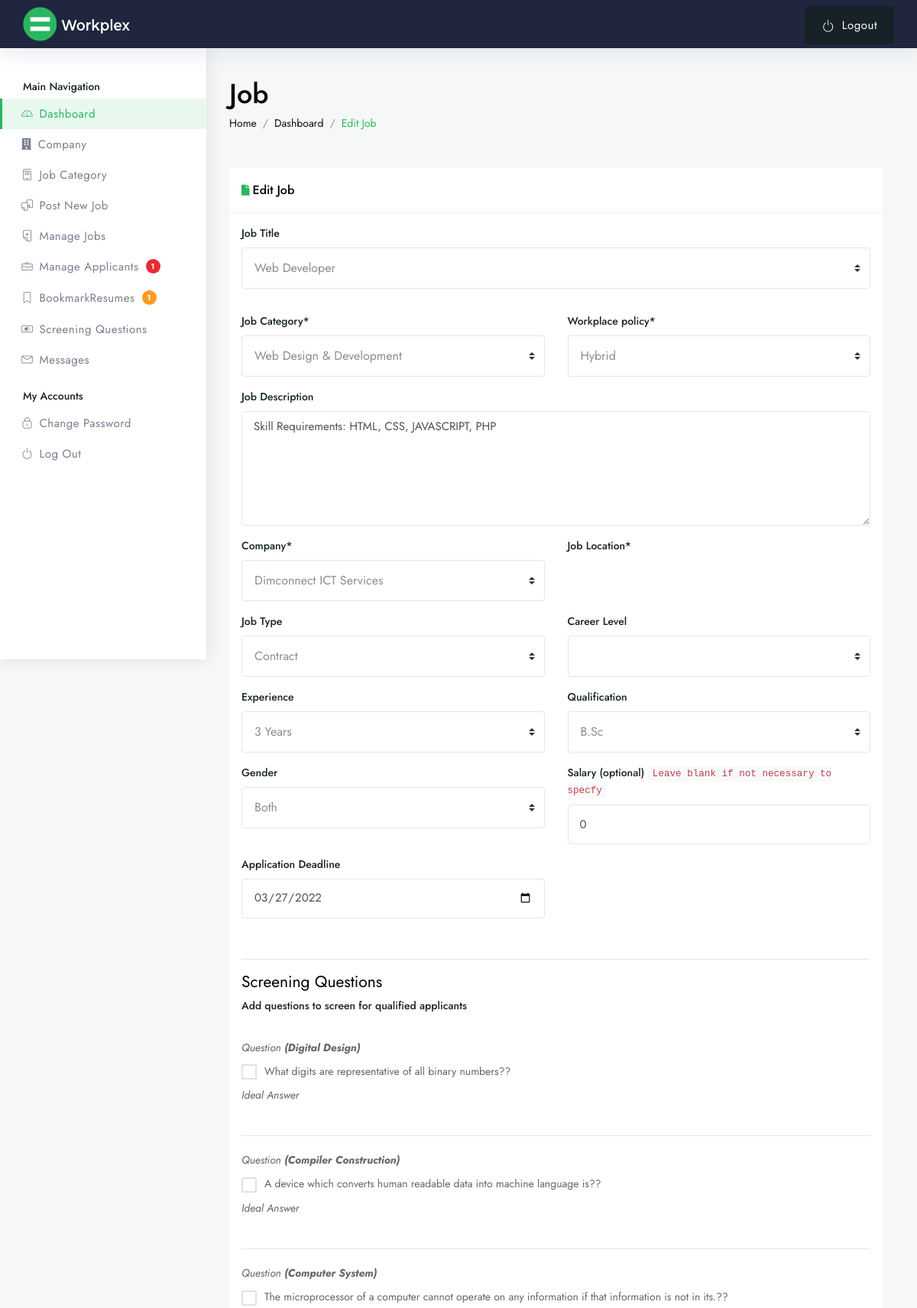
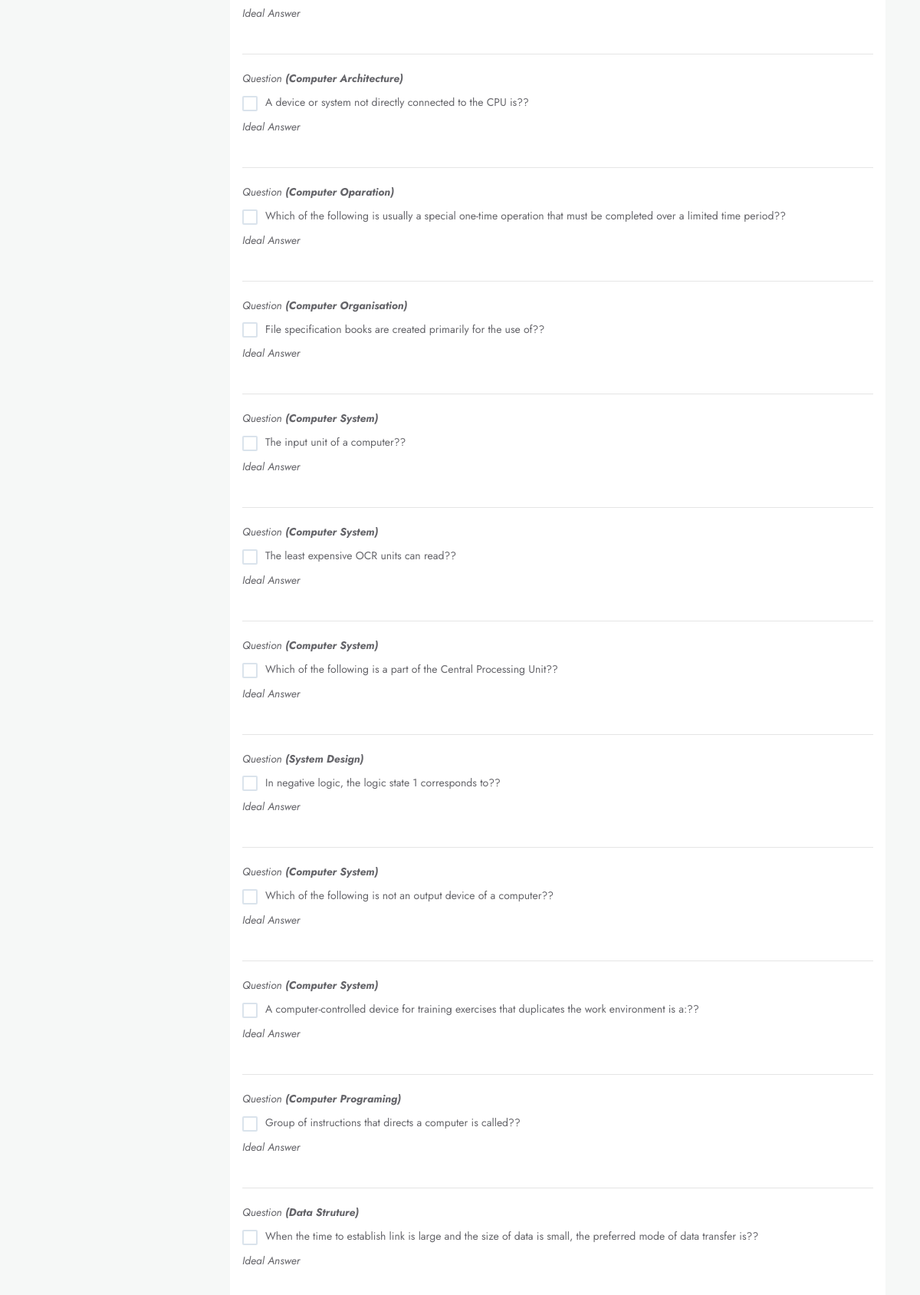
/admin/dashboard-jobs-edit.php?id=3 (signed in, upper part), run on the app's committed database (2 pictures, top to bottom).
### tables this page shows
CREATE TABLE IF NOT EXISTS `tbljob` (
  `JOBID` int(11) NOT NULL AUTO_INCREMENT,
  `COMPANYID` int(11) NOT NULL,
  `WORKPLACE_POLICY` varchar(50) NOT NULL,
  `JOBTITLE` varchar(90) NOT NULL,
  `JOBCATEGORYID` int(11) NOT NULL,
  `SALARY` double NOT NULL,
  `JOBTYPE` varchar(50) NOT NULL,
  `QUALIFICATION` varchar(50) NOT NULL,
  `JOBDESCRIPTION` text NOT NULL,
  `PREFEREDSEX` varchar(30) NOT NULL,
  `CAREERLEVEL` varchar(20) NOT NULL,
  `WORKEXPERIENCE` varchar(50) NOT NULL,
  `DEADLINE` date NOT NULL,
  `JOBSTATUS` varchar(90) NOT NULL,
  `DATEPOSTED` datetime NOT NULL,
  PRIMARY KEY (`JOBID`)
);

CREATE TABLE IF NOT EXISTS `tbljobsubcategory` (
  `ID` int(11) NOT NULL AUTO_INCREMENT,
  `CATEGORYID` int(11) NOT NULL,
  `SUBCATEGORY` varchar(100) NOT NULL,
  PRIMARY KEY (`ID`)
);

CREATE TABLE IF NOT EXISTS `tblcompany` (
  `COMPANYID` int(11) NOT NULL AUTO_INCREMENT,
  `COMPANYNAME` varchar(90) NOT NULL,
  `COMPANYADDRESS` varchar(90) NOT NULL,
  `COMPANYCONTACTNO` varchar(30) NOT NULL,
  `COMPANYSTATUS` varchar(90) NOT NULL,
  `COMPANYABOUT` text NOT NULL,
  `COMPANYEMAIL` varchar(50) NOT NULL,
  `COMPANYINDUSTRY` varchar(50) NOT NULL,
  `COMPANYSPECIALISM` varchar(50) NOT NULL,
  `COMPANYCOUNTRY` varchar(50) NOT NULL,
  `COMPANYCITY` varchar(50) NOT NULL,
  `COMPANYAWARD` varchar(20) NOT NULL,
  `COMPANYYEAR` varchar(10) NOT NULL,
  `COMPANYAWARDDESC` text NOT NULL,
  `COMPANYLOGO` blob NOT NULL,
  PRIMARY KEY (`COMPANYID`)
);

CREATE TABLE IF NOT EXISTS `tblscreening` (
  `id` int(11) NOT NULL AUTO_INCREMENT,
  `q_title` varchar(200) NOT NULL,
  `question` text NOT NULL,
  `opt_A` varchar(50) NOT NULL,
  `opt_B` varchar(50) NOT NULL,
  `opt_C` varchar(50) NOT NULL,
  `opt_D` varchar(50) NOT NULL,
  `opt_E` varchar(50) NOT NULL,
  `status` varchar(20) NOT NULL,
  PRIMARY KEY (`id`)
);

### admin/dashboard-jobs-edit.php (the view, shortened to what this page needs)
<!DOCTYPE html>
<html lang="zxx">
<?php
if (!empty($_GET['id'])) {
   $id = $_GET['id'];
} else {
   header('location: dashboard-manage-jobs.php');
}
?>
<?php require 'include/phpcode.php';
$query = "SELECT * from tbljob WHERE JOBID = '$id'";
$result = mysqli_query($con, $query);
$row = mysqli_fetch_array($result);
$COMPANYID = $row['COMPANYID'];
$WORKPLACE_POLICY = $row['WORKPLACE_POLICY'];
$JOBTITLE = $row['JOBTITLE'];
$JOBCATEGORYID = $row['JOBCATEGORYID'];
$SALARY = $row['SALARY'];
$JOBTYPE = $row['JOBTYPE'];
$QUALIFICATION = $row['QUALIFICATION'];
$JOBDESCRIPTION = $row['JOBDESCRIPTION'];
$PREFEREDSEX = $row['PREFEREDSEX'];
$CAREERLEVEL = $row['CAREERLEVEL'];
$WORKEXPERIENCE = $row['WORKEXPERIENCE'];
$DEADLINE = $row['DEADLINE'];
            $queryj = "SELECT * from tbljobsubcategory WHERE ID = '$JOBCATEGORYID'";
            $resultj = mysqli_query($con, $queryj);
            $rowj = mysqli_fetch_array($resultj);
            $SUBCATEGORY = $rowj['SUBCATEGORY'];
?>
<head>
   <link href="assets/css/styles.css" rel="stylesheet">
</head>
<body>
   <div id="main-wrapper">
      <?php include 'header.php' ?>
      <div class="dashboard-wrap bg-light">
         <?php include 'sidenav.php' ?>
         <div class="dashboard-content">
            <div class="dashboard-tlbar d-block mb-5">
               <div class="row">
                  <div class="colxl-12 col-lg-12 col-md-12">
                     <h1 class="ft-medium">Job</h1>
                     <nav aria-label="breadcrumb">
                        <ol class="breadcrumb">
                           <li class="breadcrumb-item text-muted"><a href="#">Home</a></li>
                           <li class="breadcrumb-item text-muted"><a href="#">Dashboard</a></li>
                           <li class="breadcrumb-item"><a href="#" class="theme-cl">Edit Job</a></li>
                        </ol>
                     </nav>
                  </div>
               </div>
            </div>
            <div class="dashboard-widg-bar d-block">
               <div class="row">
                  <div class="col-xl-12 col-lg-12 col-md-12">
                     <div class="_dashboard_content bg-white rounded mb-4">
                        <div class="_dashboard_content_header br-bottom py-3 px-3">
                           <div class="_dashboard__header_flex">
                              <h4 class="mb-0 ft-medium fs-md"><i class="fa fa-file mr-1 theme-cl fs-sm"></i>Edit Job</h4>
                           </div>
                        </div>
                        <div class="_dashboard_content_body py-3 px-3">
                           <form class="row" method="post">
                              <div class="col-xl-12 col-lg-12 col-md-12">
                                 <div class="row">
                                    <div class="col-xl-12 col-lg-12 col-md-12">
                                       <div class="form-group">
                                          <label class="text-dark ft-medium">Job Title</label>
                                          <select class="custom-select rounded" name="job_title_select" id="title_select" onchange="set_job()" required>
                                             <option><?php echo $JOBTITLE ?></option>
                                          </select>
                                       </div>
                                    </div>
                                    <div class="col-xl-12 col-lg-12 col-md-12">
                                    </div>
                                    <div class="col-xl-6 col-lg-6 col-md-6">
                                       <div class="form-group">
                                          <label class="text-dark ft-medium">Job Category*</label>
                                          <select class="custom-select rounded" name="job_categoryid" required>
                                             <option value="<?php echo $JOBCATEGORYID ?>"><?php echo $SUBCATEGORY ?></option>
                                          </select>
                                       </div>
                                    </div>
                                    <div class="col-xl-6 col-lg-6 col-md-6">
                                       <div class="form-group">
                                          <label class="text-dark ft-medium">Workplace policy*</label>
                                          <select class="custom-select rounded" name="workplace_policy" required>
                                             <option><?php echo $WORKPLACE_POLICY ?></option>
                                          </select>
                                       </div>
                                    </div>
                                    <div class="col-xl-12 col-lg-12 col-md-12">
                                       <div class="form-group">
                                          <label class="text-dark ft-medium">Job Description</label>
                                          <textarea class="form-control rounded" name="job_desc" placeholder="Add Skills and requirements you're looking for." required><?php echo $JOBDESCRIPTION ?></textarea>
                                       </div>
                                    </div>
                                    <div class="col-xl-6 col-lg-6 col-md-6">
                                       <div class="form-group">
                                          <label class="text-dark ft-medium">Company*</label>
                                          <select class="custom-select rounded" required name="company" id="companyid" onChange="getcompany(this.value);">
                                             <?php
                                             $querycomp = "SELECT * from tblcompany WHERE COMPANYID = '$COMPANYID'";
                                             $resultcomp = mysqli_query($con, $querycomp);
                                             $rowcomp = mysqli_fetch_array($resultcomp);
                                             ?>
                                             <option value="<?php echo $COMPANYID ?>"><?php echo $rowcomp['COMPANYNAME'] ?></option>
                                          </select>
                                       </div>
                                    </div>
                                    <div class="col-xl-6 col-lg-6 col-md-6">
                                       <div class="form-group">
                                          <label class="text-dark ft-medium">Job Location*</label>
                                       </div>
                                    </div>
                                    <div class="col-xl-6 col-lg-6 col-md-6">
                                       <div class="form-group">
                                          <label class="text-dark ft-medium">Job Type</label>
                                          <select class="custom-select rounded" name="job_type" required>
                                             <option><?php echo $JOBTYPE ?></option>
                                          </select>
                                       </div>
                                    </div>
                                    <div class="col-xl-6 col-lg-6 col-md-6">
                                       <div class="form-group">
                                          <label class="text-dark ft-medium" required>Career Level</label>
                                          <select class="custom-select rounded" name="career_level">
                                             <option><?php echo $CAREERLEVEL ?></option>
                                             <option>Begginer</option>
                                          </select>
                                       </div>
                                    </div>
                                    <div class="col-xl-6 col-lg-6 col-md-6">
                                       <div class="form-group">
                                          <label class="text-dark ft-medium">Experience</label>
                                          <select class="custom-select rounded" name="experience" required>
                                             <option><?php echo $WORKEXPERIENCE ?></option>
                                          </select>
                                       </div>
                                    </div>
                                    <div class="col-xl-6 col-lg-6 col-md-6">
                                       <div class="form-group">
                                          <label class="text-dark ft-medium">Qualification</label>
                                          <select class="custom-select rounded" name="qualification" required>
                                             <option><?php echo $QUALIFICATION ?></option>
                                          </select>
                                       </div>
                                    </div>
                                    <div class="col-xl-6 col-lg-6 col-md-6">
                                       <div class="form-group">
                                          <label class="text-dark ft-medium">Gender</label>
                                          <select class="custom-select rounded" name="gender" required>
                                             <option><?php echo $PREFEREDSEX ?></option>
                                          </select>
                                       </div>
                                    </div>
                                    <div class="col-xl-6 col-lg-6 col-md-6">
                                       <div class="form-group">
                                          <label class="text-dark ft-medium">Salary (optional) <code>Leave blank if not necessary to specfy</code></label>
                                          <input type="number" class="form-control rounded" name="salary" placeholder="Salary Amount" id="" value="<?php echo $SALARY ?>">
                                       </div>
                                    </div>
                                    <div class="col-xl-6 col-lg-6 col-md-6">
                                       <div class="form-group">
                                          <label class="text-dark ft-medium">Application Deadline</label>
                                          <input type="date" class="form-control rounded" placeholder="dd-mm-yyyy" name="deadline" required value="<?php echo $DEADLINE ?>">
                                       </div>
                                    </div>
                                    <div class="col-xl-12 col-lg-12 col-md-12">
                                       <div class="form-group"><br>
                                          <hr>
                                          <h4>Screening Questions </h4>
                                          <label class="text-dark ft-medium">Add questions to screen for qualified applicants</label>
                                          <div class="row">
                                             <div class="col-xl-12 col-lg-12 col-md-12">
                                                <ul class="no-ul-list">
                                                   <br>
                                                   <?php
                                                   $query = "SELECT * from tblscreening ORDER BY id DESC" or die(mysqli_error($con));
                                                   $run = mysqli_query($con, $query);
                                                   $break = 0;
                                                   while ($row = mysqli_fetch_array($run)) {
                                                      if ($break == 0) {
                                                   ?>
                                                         <li>
                                                            <label for="<?php echo $row['id'] ?>" class="checkbox-custom-label"><i>Question <strong>(<?php echo $row['q_title'] ?>)</strong></i></label>
                                                            <label for="<?php echo $row['id'] ?>" class="checkbox-custom-label"><?php echo $row['question'] ?><span>?</span></label>
                                                            <label for="<?php echo $row['id'] ?>" class="checkbox-custom-label"><i>Ideal Answer</i></label>
                                                         </li>
                                                         <hr>
                                                   <?php
                                                      }
                                                      $break = 0;
                                                   } ?>
                                                </ul>
                                             </div>
                                          </div>
                                       </div>
                                    </div>
                                 </div>
                           </form>
                        </div>
                     </div>
                  </div>
               </div>
            </div>
         </div>
      </div>
   </div>
</body>
</html>

### data on the page
tbljob: job_title_select "Web Developer", workplace_policy "Hybrid", job_desc "Skill Requirements: HTML, CSS, JAVASCRIPT, PHP", job_type "Contract", experience "3 Years", qualification "B.Sc", gender "Both", salary "0", deadline "03/27/2022"
tbljobsubcategory: job_categoryid "Web Design & Development"
tblcompany: company "Dimconnect ICT Services"
tblscreening: q_title "Digital Design", question "What digits are representative of all binary numbers?"
tblscreening: q_title "Compiler Construction", question "A device which converts human readable data into machine language is?"
tblscreening: q_title "Computer System", question "The microprocessor of a computer cannot operate on any information if that information is not in its.?"
tblscreening: q_title "Computer Architecture", question "A device or system not directly connected to the CPU is?"
tblscreening: q_title "Computer Oparation", question "Which of the following is usually a special one-time operation that must be completed over a limited time period?"
tblscreening: q_title "Computer Organisation", question "File specification books are created primarily for the use of?"
tblscreening: q_title "Computer System", question "The input unit of a computer?"
tblscreening: q_title "Computer System", question "The least expensive OCR units can read?"
tblscreening: q_title "Computer System", question "Which of the following is a part of the Central Processing Unit?"
tblscreening: q_title "System Design", question "In negative logic, the logic state 1 corresponds to?"
tblscreening: q_title "Computer System", question "Which of the following is not an output device of a computer?"
tblscreening: q_title "Computer System", question "A computer-controlled device for training exercises that duplicates the work environment is a:?"
tblscreening: q_title "Computer Programing", question "Group of instructions that directs a computer is called?"
tblscreening: q_title "Data Struture", question "When the time to establish link is large and the size of data is small, the preferred mode of data transfer is?"

### other printed values
$appliedjobs "1"
$bookmark "1"
